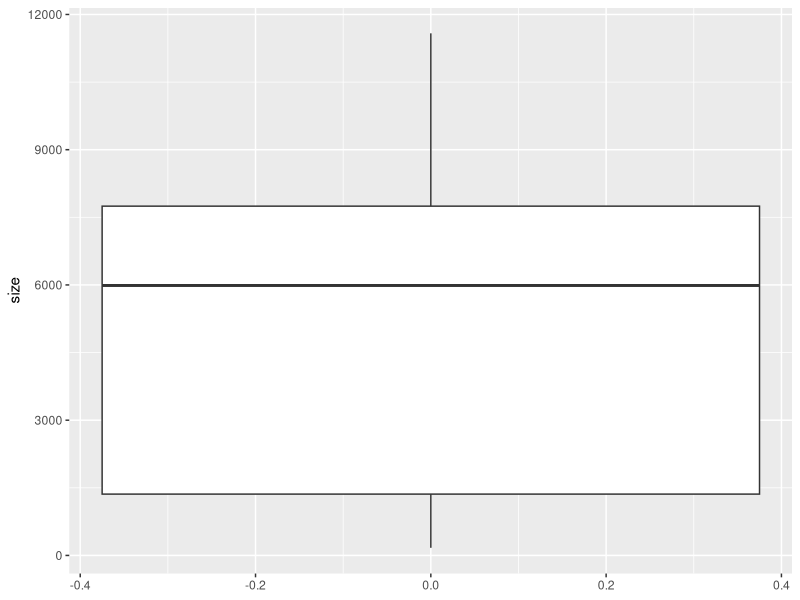
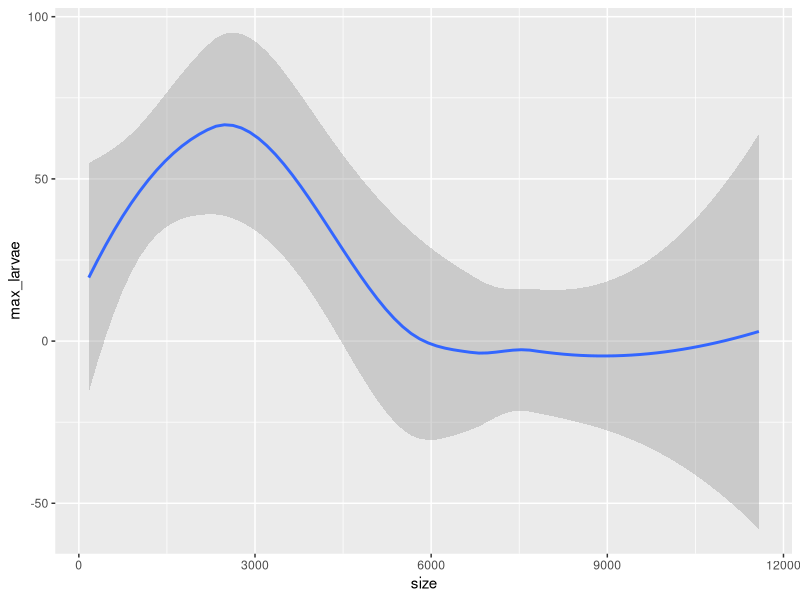
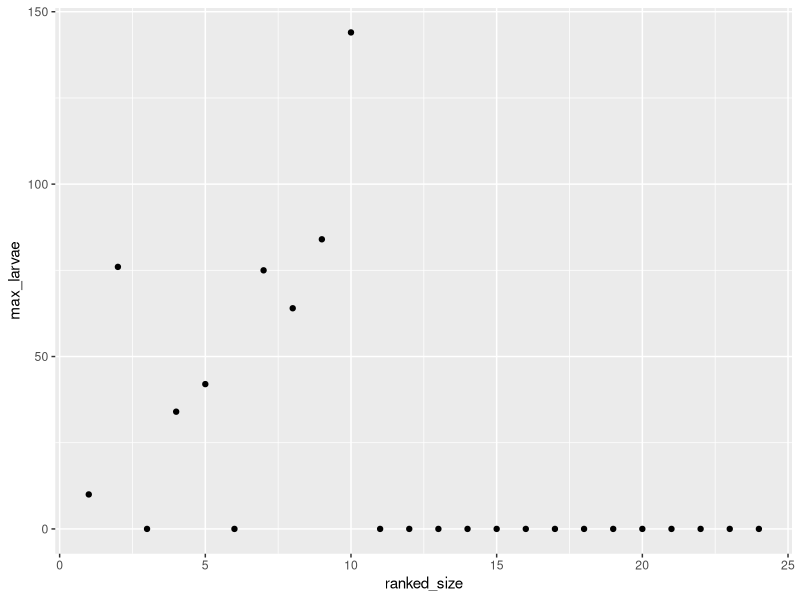
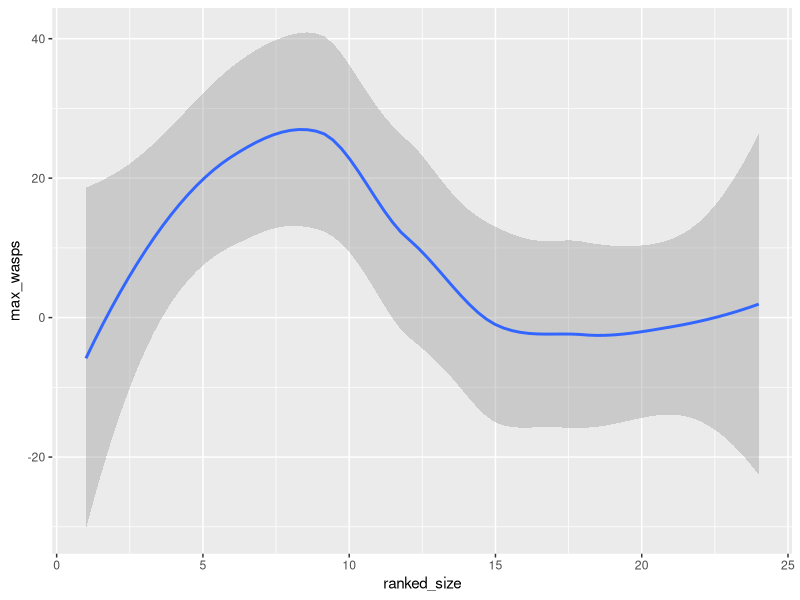
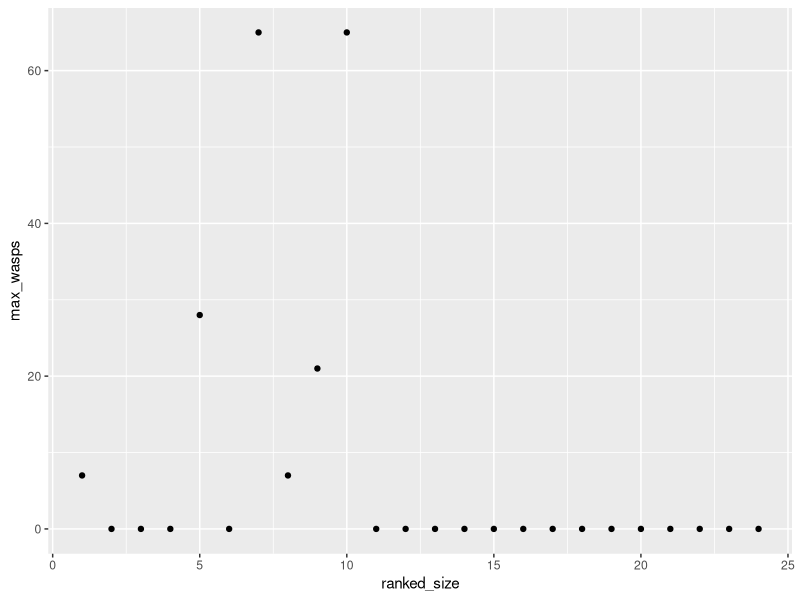
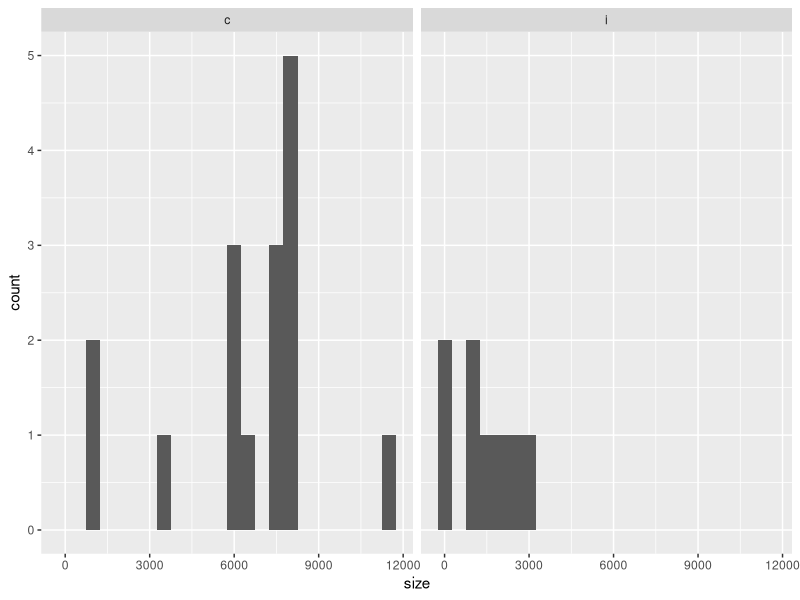
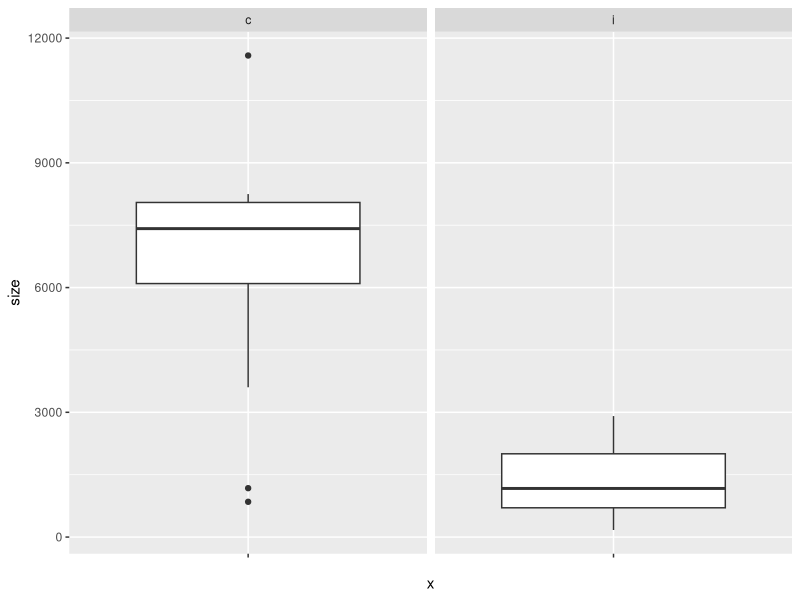
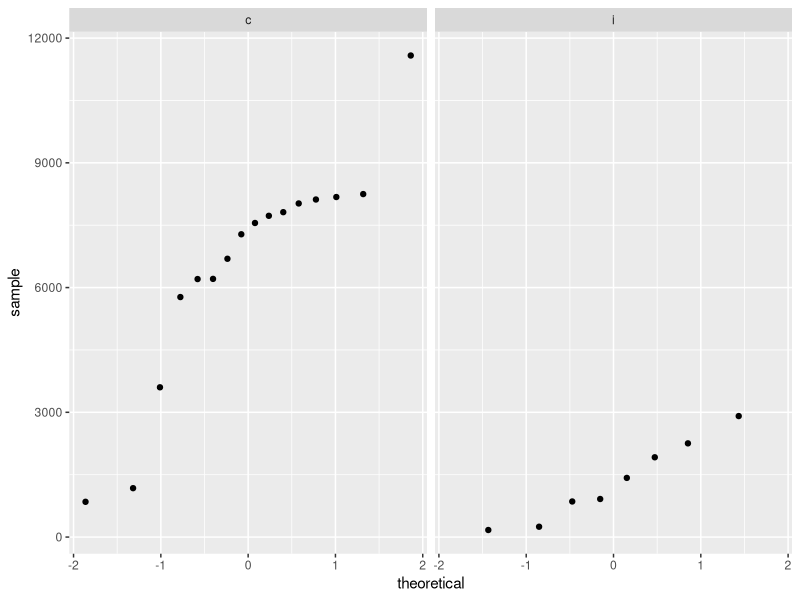

Here is the R script that generated these plots, in order:
#### Hornworm data analysis #### 

# Clean up the working environment
rm(list = ls())
# Verify working directory, should be ~/Documents/Analyses/lastname_first
getwd()

library("ggfortify")
library("broom")
# Load tidyverse
library("tidyverse") 

# Check for updates
tidyverse_update()

### Read in data ####

library(readr)
hornworms_tidy <- read_csv("Assignments/hornworms_tidy.csv")

data <- hornworms_tidy
summary <- hornworms_tidy %>%
  summarise(mean = mean(size),
            sd = sd(size),
            n = n(),
            se = sd(size)/sqrt(n()))

# Test for normality
ggplot(data = hornworms_tidy)+
  geom_boxplot(aes(y= size))
# Normal enough

# graph of size versus max larvae
ggplot(data = hornworms_tidy)+
  geom_smooth(aes(x = size, y= max_larvae))

# Graph of ranked size vs max larvae
ggplot(data = hornworms_tidy)+
  geom_point(aes(x = ranked_size, y= max_larvae))

# Graphs of ranked size vs max wasps
ggplot(data = hornworms_tidy)+
  geom_smooth(aes(x = ranked_size, y= max_wasps))

ggplot(data = hornworms_tidy)+
  geom_point(aes(x = ranked_size, y= max_wasps))


#### Statistical test for size differences between groups ####

# one sided t-test
# HA: clean hornworms are larger than infected hornworms
# H0: clean hornworms are the same size as or smaller than infected hornworms

# One-sided one-sample t-test

summ_hornworms_tidy <- hornworms_tidy %>%
  group_by(group) %>%
  summarise(mean_size = mean(size),
            median_size = median(size),
            IQR_size = IQR(size),
            sd_size = sd(size),
            var_size = var(size),
            se_size = sd(size)/sqrt(n()),
            n_size = n()) 

# test for violations of normality

ggplot(hornworms_tidy) +
  geom_histogram(aes(size), binwidth = 500)+
facet_wrap(~group)

ggplot(hornworms_tidy) +
  geom_boxplot(aes(x = "", y = size))+
  facet_wrap(~group)

ggplot(hornworms_tidy) +
  geom_qq(aes(sample = size))+
  facet_wrap(~group)

# Normal enough!!


# Try a transformation anyway

hornworms_tidy <- hornworms_tidy %>%
  mutate(logsize = log(size))

ggplot(hornworms_tidy) +
  geom_histogram(aes(logsize), binwidth = .1)+
  facet_wrap(~group)

ggplot(hornworms_tidy) +
  geom_boxplot(aes(x = "", y = logsize))

ggplot(hornworms_tidy) +
  geom_qq(aes(sample = logsize))

# transformation made it much worse, so go back to using OG data
#Proceed with one-sided, two-sample t-test

t.test(size ~ group, data = hornworms_tidy, var.equal = TRUE, alternative = "greater", conf.level = 0.95)

#### Larvae survivorship ####

summ_hornworms_tidy <- hornworms_tidy %>%
  group_by(group) %>%
  summarise(mean_max_wasps = mean(max_wasps),
            median_max_wasps = median(max_wasps),
            IQR_max_wasps = IQR(max_wasps),
            sd_max_wasps = sd(max_wasps),
            var_max_wasps = var(max_wasps),
            se_max_wasps = sd(max_wasps)/sqrt(n()),
            n_max_wasps = n()) 

ggplot(data = hornworms_tidy)+
  geom_point(aes(x = max_larvae, y= max_wasps))

### Survival ####

library(readr)
infected_hornworms <- read_csv("Assignments/infected_hornworms.csv")

# Graph of max_larvae vs max_wasps
ggplot(data = infected_hornworms, aes(x = max_larvae, y = max_wasps)) + 
  geom_point(color='black') +
  geom_smooth(method = "lm", color= "red", se = FALSE)

# plot of max_larvae and size with line of best fit
ggplot(data = infected_hornworms, aes(x = size, y = max_larvae)) + 
  geom_point(color='black') +
  geom_smooth(method = "lm", color= "red", se = FALSE)

# plot of max_wasps and size with line of best fit
ggplot(data = infected_hornworms, aes(x = size, y = max_wasps)) + 
  geom_point(color='black') +
  geom_smooth(method = "lm", color= "red", se = FALSE)

# Statistical test for correlation between size and survival within i group

# test for normality - size
ggplot(infected_hornworms) +
  geom_histogram(aes(size), binwidth = 100)

ggplot(infected_hornworms) +
  geom_boxplot(aes(x = "", y = size))

ggplot(infected_hornworms) +
  geom_qq(aes(sample = size))

# test for normality - max_wasps
ggplot(infected_hornworms) +
  geom_histogram(aes(max_wasps), binwidth = 3)

ggplot(infected_hornworms) +
  geom_boxplot(aes(x = "", y = max_wasps))

ggplot(infected_hornworms) +
  geom_qq(aes(sample = max_wasps))

# Correlation test

infectedCor <- cor.test(~ size + max_wasps, data = infected_hornworms,
                        method ="pearson")
infectedCor

# not a strong enough correlation, p>0.05

#### Linear Regression ####

# larvae vs size
model01 <- lm(max_larvae ~ size, data = hornworms_tidy)
autoplot(model01, smooth.colour = NA)

ggplot(data = hornworms_tidy)+
  geom_point(aes(x = size, y= resid(model01)))

summary(model01)

# wasps vs size

model02 <- lm(max_wasps ~ size, data = hornworms_tidy)
autoplot(model02, smooth.colour = NA)

ggplot(data = hornworms_tidy)+
  geom_point(aes(x = size, y= resid(model02)))

summary(model02)
